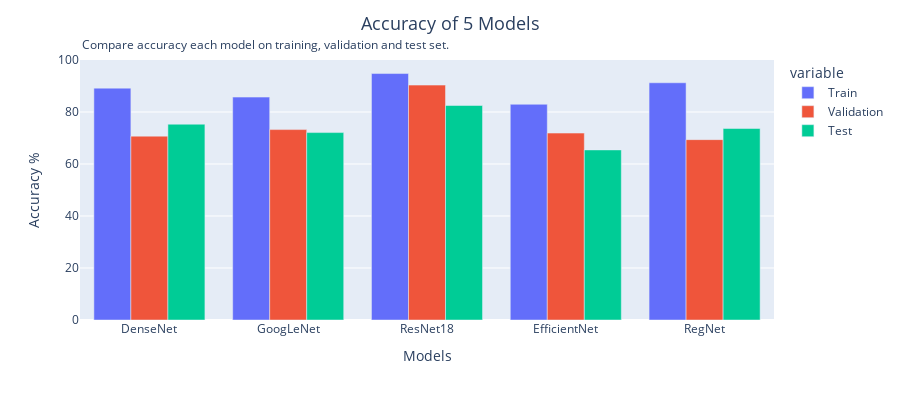

Notebook code for this chart:
### Code cell
import plotly.express as px

fig = px.bar(plot_result_df, x="index", y="value",
             color='variable', barmode='group',
             height=400)

# Update layout with title and description
fig.update_layout(
    title_text="Accuracy of 5 Models",
    title_x=0.5,  # Center the title
    title_font=dict(size=18),
    xaxis=dict(title='Models'),
    yaxis=dict(title='Accuracy %'),
    annotations=[
        dict(
            text="Compare accuracy each model on training, validation and test set.",
            showarrow=False,
            xref="paper",
            yref="paper",
            x=0,
            y=1.1,
            font=dict(size=12),
        )
    ]
)

fig.update_yaxes(range=[0, 100])

# Show the figure
fig.show()

### Figure 1 — Plotly figure (JSON) as saved in the notebook; plotly's stock layout.template omitted (floating-point values rounded to 4 significant figures)
{"data": [{"alignmentgroup": "True", "hovertemplate": "variable=Train<br>index=%{x}<br>value=%{y}<extra></extra>", "legendgroup": "Train", "marker": {"color": "#636efa", "pattern": {"shape": ""}}, "name": "Train", "offsetgroup": "Train", "orientation": "v", "showlegend": true, "textposition": "auto", "type": "bar", "x": ["DenseNet", "GoogLeNet", "ResNet18", "EfficientNet", "RegNet"], "xaxis": "x", "y": [89.18, 85.73, 94.79, 82.97, 91.24], "yaxis": "y"}, {"alignmentgroup": "True", "hovertemplate": "variable=Validation<br>index=%{x}<br>value=%{y}<extra></extra>", "legendgroup": "Validation", "marker": {"color": "#EF553B", "pattern": {"shape": ""}}, "name": "Validation", "offsetgroup": "Validation", "orientation": "v", "showlegend": true, "textposition": "auto", "type": "bar", "x": ["DenseNet", "GoogLeNet", "ResNet18", "EfficientNet", "RegNet"], "xaxis": "x", "y": [70.71, 73.24, 90.34, 71.89, 69.37], "yaxis": "y"}, {"alignmentgroup": "True", "hovertemplate": "variable=Test<br>index=%{x}<br>value=%{y}<extra></extra>", "legendgroup": "Test", "marker": {"color": "#00cc96", "pattern": {"shape": ""}}, "name": "Test", "offsetgroup": "Test", "orientation": "v", "showlegend": true, "textposition": "auto", "type": "bar", "x": ["DenseNet", "GoogLeNet", "ResNet18", "EfficientNet", "RegNet"], "xaxis": "x", "y": [75.31, 72.08, 82.5, 65.42, 73.65], "yaxis": "y"}], "layout": {"annotations": [{"font": {"size": 12}, "showarrow": false, "text": "Compare accuracy each model on training, validation and test set.", "x": 0, "xref": "paper", "y": 1.1, "yref": "paper"}], "barmode": "group", "height": 400, "legend": {"title": {"text": "variable"}, "tracegroupgap": 0}, "margin": {"t": 60}, "title": {"font": {"size": 18}, "text": "Accuracy of 5 Models", "x": 0.5}, "xaxis": {"anchor": "y", "domain": [0, 1], "title": {"text": "Models"}}, "yaxis": {"anchor": "x", "domain": [0, 1], "range": [0, 100], "title": {"text": "Accuracy %"}}}}
